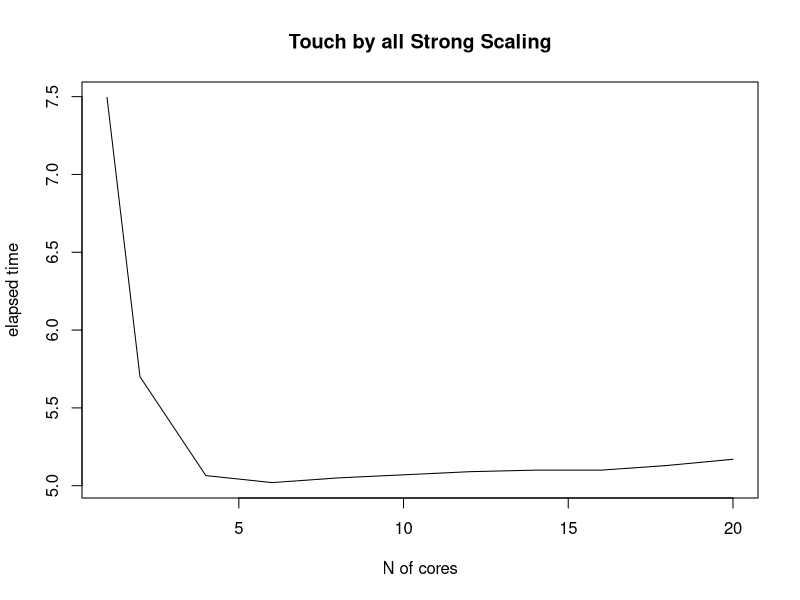
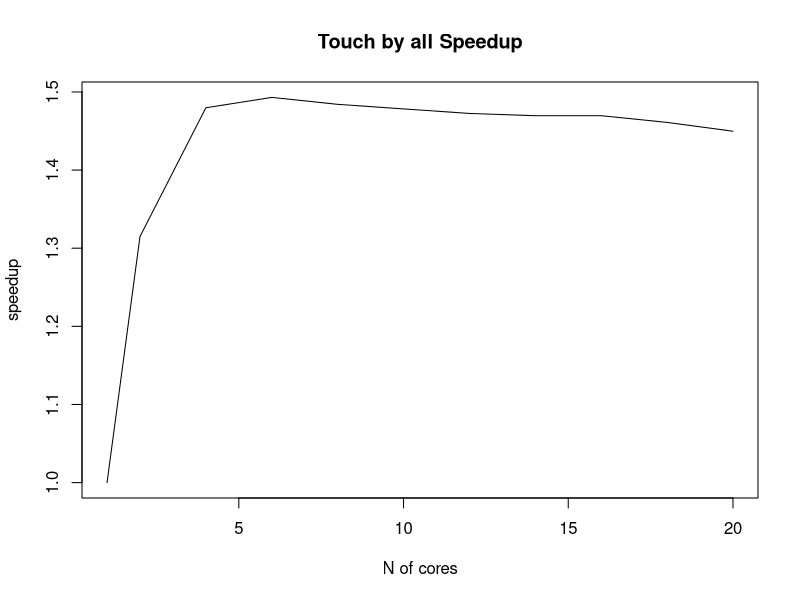

Write R code to recreate these figures, in order.
library(readr)
time_executions <- read_csv2("time_executions_touch_by_all.csv")
View(time_executions)

plot(time_executions$p,time_executions$time,type = "l",ylab = "elapsed time",xlab= "N of cores",main = "Touch by all Strong Scaling")
serial_time=time_executions$time[1]
plot(time_executions$p,serial_time/time_executions$time,type = "l",ylab = "speedup",xlab= "N of cores",main = "Touch by all Speedup")
